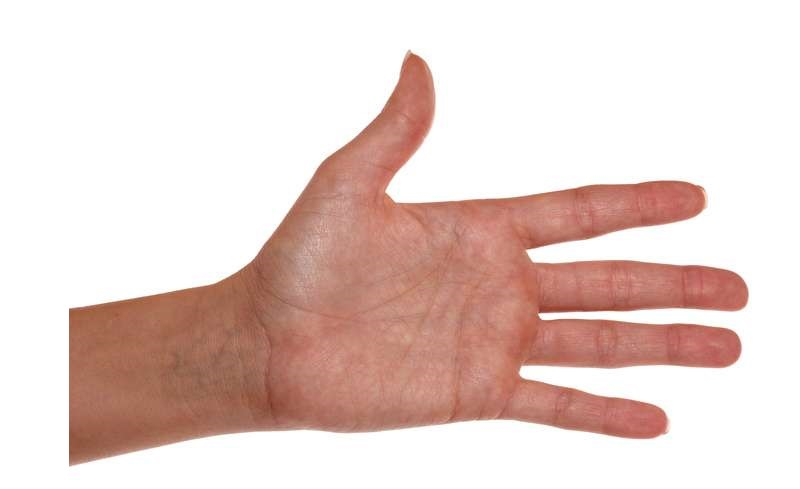
#> input picture PDI/gabaritos/CCF 394 - CONTORNOS/maoaberta.png, 800 x 489 px
$ python 'ccf394 detecçao de contorno utilizando algoritmo por fronteira.py'
#> lines starting #> are read from the running program, lines starting #| are printed output that depends on the picture; after the words box and inside, x2 and y2 are one past the last pixel; in counts of white or black regions, pixels touching at a corner belong together
import cv2
import numpy as np

# Carregar e binarizar imagem
img = cv2.imread('maoaberta.png', cv2.IMREAD_GRAYSCALE)
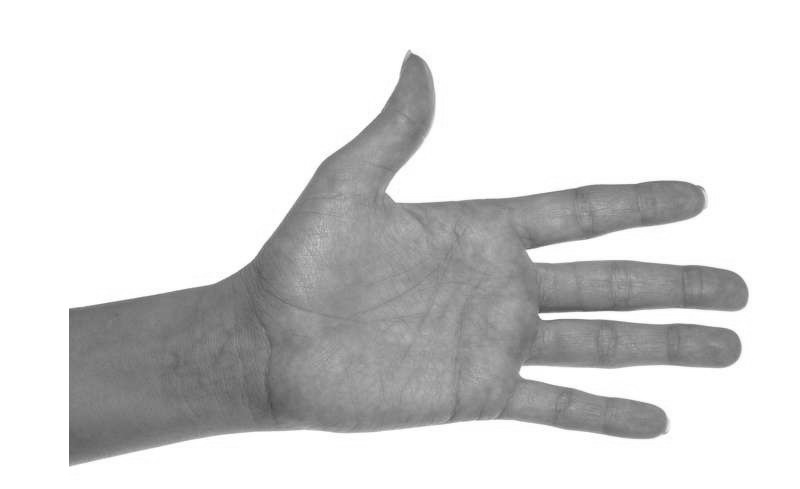
#> img: shape (489, 800); min 71, max 255, mean 215.2
_, binary = cv2.threshold(img, 127, 255, cv2.THRESH_BINARY)
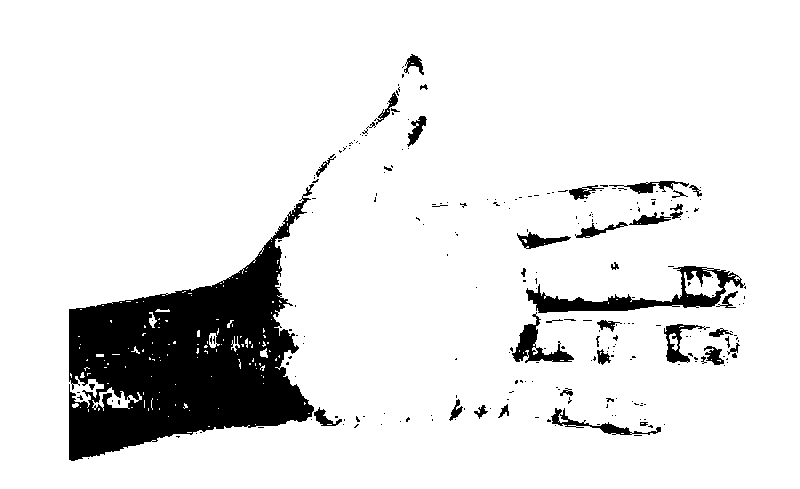
#> binary: shape (489, 800); 89.3% white; 248 black regions (206 under 20 px), largest, box (x1, y1, x2, y2) and area: (69, 184, 314, 461) 32111, (526, 266, 745, 313) 2835, (512, 312, 574, 363) 979
_, binary = cv2.threshold(img, 0, 255, cv2.THRESH_BINARY_INV + cv2.THRESH_OTSU)
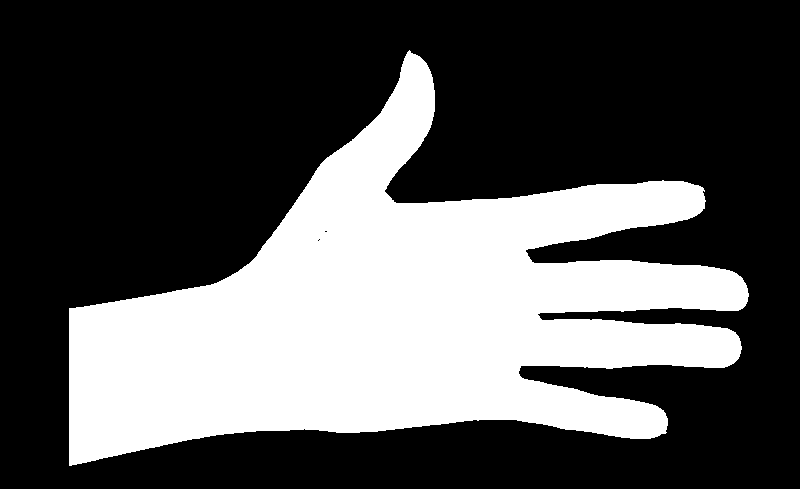
#> binary: shape (489, 800); 33.7% white; 1 white region, box (x1, y1, x2, y2) and area: (69, 50, 749, 466) 131670
kernel = np.ones((3, 3), np.uint8)
binary = cv2.dilate(binary, kernel, iterations=1)
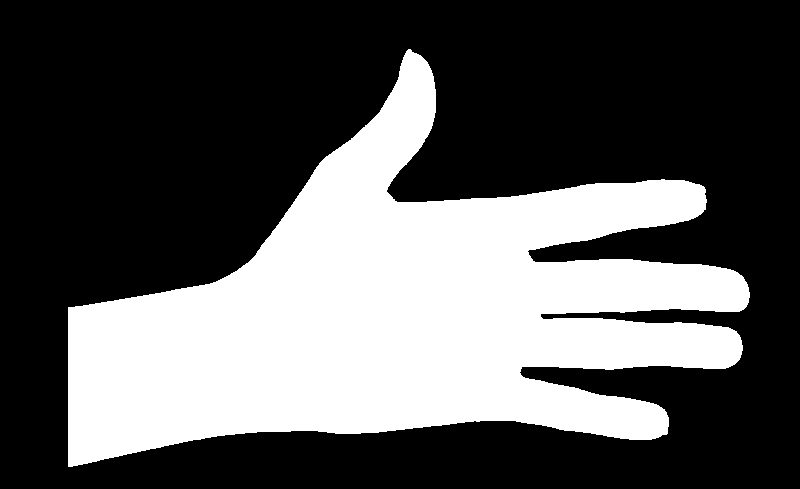
#> binary: shape (489, 800); 34.6% white; 1 white region, box (x1, y1, x2, y2) and area: (68, 49, 750, 467) 135168
# Dimensões da imagem
h, w = binary.shape
#> h = 489; w = 800

# Direções para os 8 vizinhos (sentido horário)
directions = [(-1, -1), (0, -1), (1, -1), (1, 0),
              (1, 1), (0, 1), (-1, 1), (-1, 0)]

def dentro(x, y):
    return 0 <= x < w and 0 <= y < h

def encontrar_contorno(img_bin):
    contorno = []
    visitado = np.zeros_like(img_bin, dtype=bool)

    # Encontrar o primeiro pixel branco (255)
    for y in range(h):
        for x in range(w):
            if img_bin[y, x] == 255 and not visitado[y, x]:
                atual = (x, y)
                start = atual
                contorno.append(atual)
                visitado[y, x] = True
                dir_ant = 7  # direção inicial arbitrária

                while True:
                    achou = False
                    # Começar a busca a partir da direção anterior
                    for i in range(8):
                        idx = (dir_ant + i) % 8
                        dx, dy = directions[idx]
                        nx, ny = atual[0] + dx, atual[1] + dy

                        if dentro(nx, ny) and img_bin[ny, nx] == 255 and not visitado[ny, nx]:
                            atual = (nx, ny)
                            contorno.append(atual)
                            visitado[ny, nx] = True
                            dir_ant = (idx + 5) % 8  # novo ponto, nova direção base
                            achou = True
                            break
                    if not achou or atual == start:
                        break
                return contorno
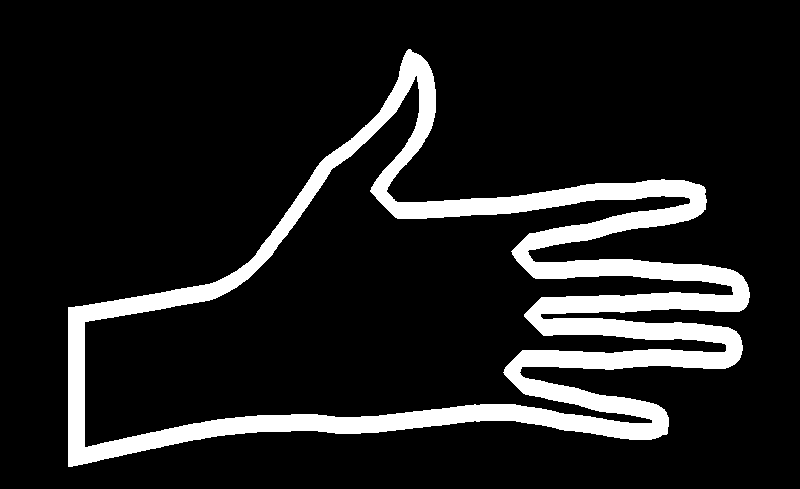
#> visitado: shape (489, 800) bool; 12.3% white; 1 white region, box (x1, y1, x2, y2) and area: (68, 49, 750, 467) 47989
    return contorno

# Aplicar detecção de contorno
contorno = encontrar_contorno(binary)
#> contorno = 47989 items

# Desenhar contorno
output = cv2.cvtColor(binary, cv2.COLOR_GRAY2BGR)
for i in range(len(contorno)):
    cv2.circle(output, contorno[i], 1, (0, 255, 0), -1)
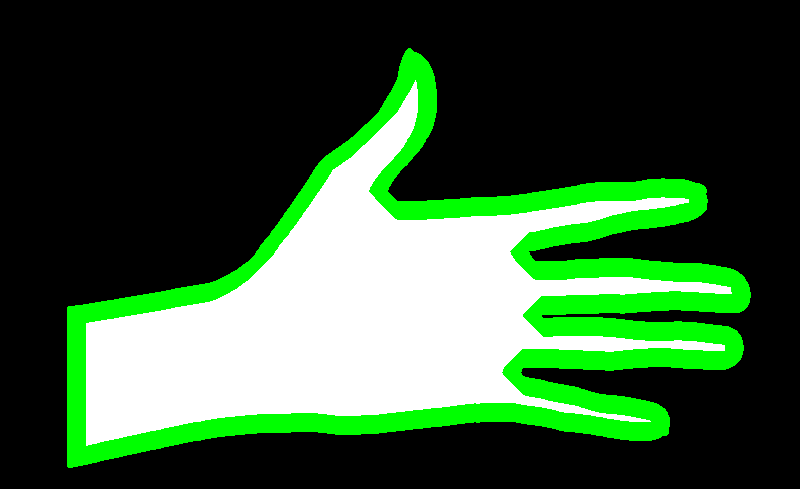
#> output: shape (489, 800, 3); mean B, G, R 55.1, 90, 55.1

# Mostrar resultado
cv2.imshow("Contorno por algoritmo de fronteira", output)
cv2.waitKey(0)
cv2.destroyAllWindows()

$ run again, with PDI/gabaritos/CCF 394 - CONTORNOS/boomerang.png copied over PDI/gabaritos/CCF 394 - CONTORNOS/maoaberta.png
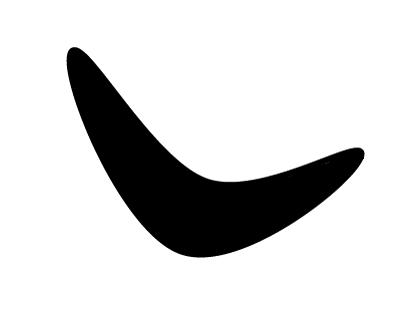
#> input picture PDI/gabaritos/CCF 394 - CONTORNOS/boomerang.png, 418 x 325 px
#> after the loop in encontrar_contorno, `for y in range(h):`:
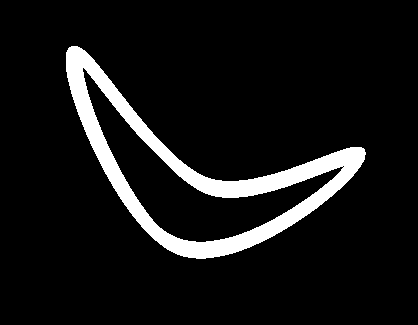
#> visitado: shape (325, 418) bool; 8.5% white; 1 white region, box (x1, y1, x2, y2) and area: (66, 46, 366, 259) 11597
#> `contorno = encontrar_contorno(binary)`: contorno = 11597 pairs, first value 66 to 365, second value 46 to 258
#> after the loop `for i in range(len(contorno)):`:
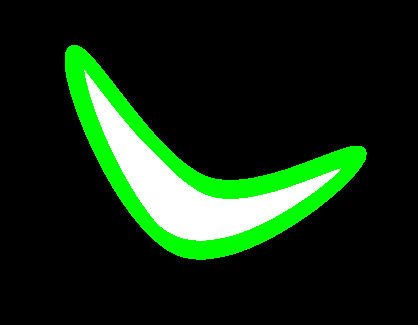
#> output: shape (325, 418, 3); mean B, G, R 18.3, 42.6, 18.3

$ run again, with PDI/gabaritos/CCF 394 - CONTORNOS/douglas-peucker.png copied over PDI/gabaritos/CCF 394 - CONTORNOS/maoaberta.png
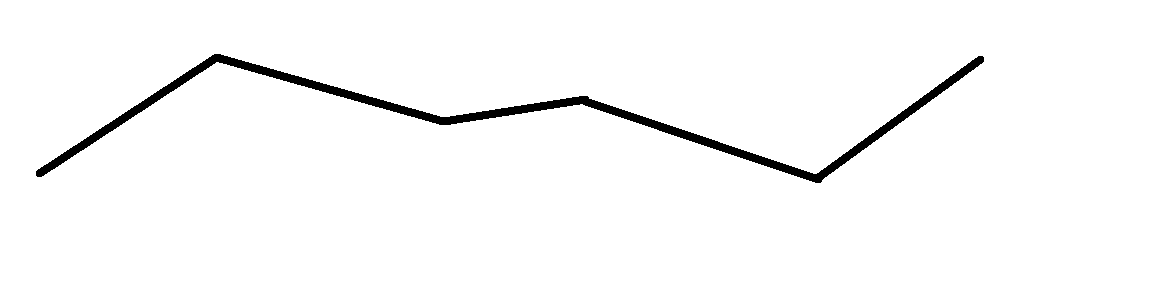
#> input picture PDI/gabaritos/CCF 394 - CONTORNOS/douglas-peucker.png, 1162 x 305 px
#> img: shape (305, 1162); 97.6% white; 1 black region, box (x1, y1, x2, y2) and area: (36, 54, 984, 183) 8353
#> after the loop in encontrar_contorno, `for y in range(h):`:
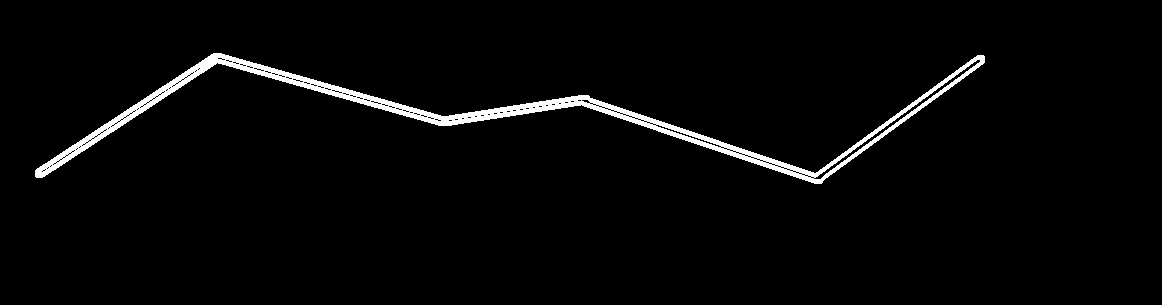
#> visitado: shape (305, 1162) bool; 2.8% white; 1 white region, box (x1, y1, x2, y2) and area: (35, 53, 985, 184) 9864
#> `contorno = encontrar_contorno(binary)`: contorno = 9864 pairs, first value 35 to 984, second value 53 to 183
#> after the loop `for i in range(len(contorno)):`:
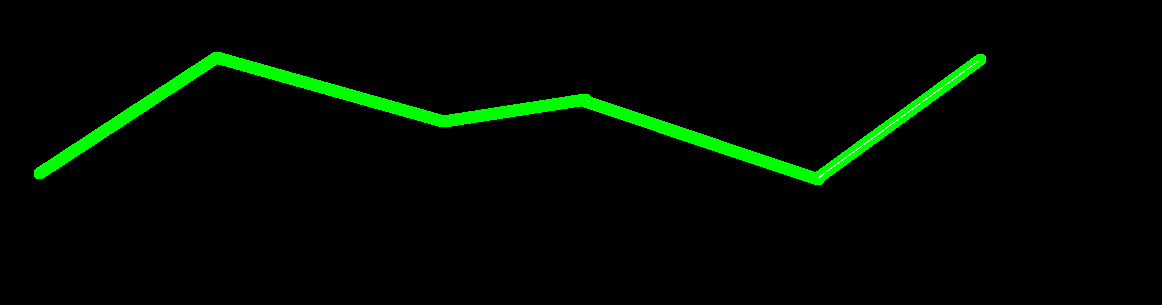
#> output: shape (305, 1162, 3); mean B, G, R 0.2, 9.3, 0.2

$ run again, with PDI/gabaritos/CCF 394 - CONTORNOS/figuraAngulo.png copied over PDI/gabaritos/CCF 394 - CONTORNOS/maoaberta.png
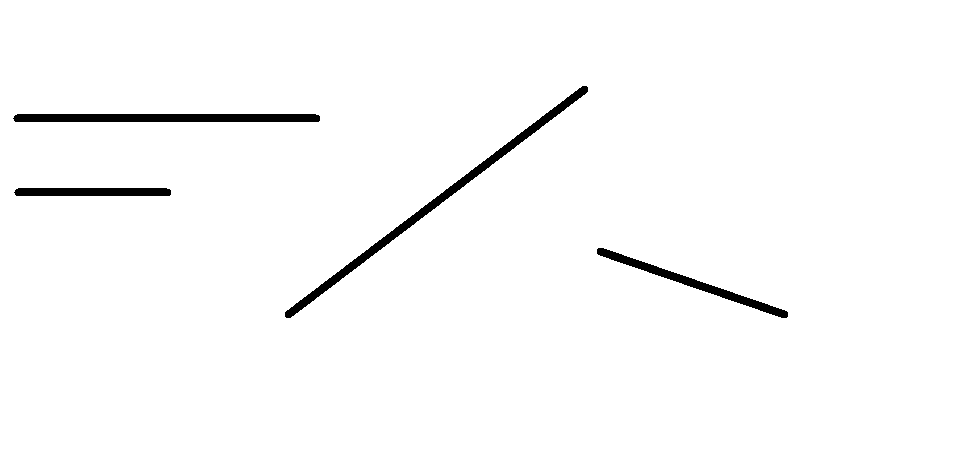
#> input picture PDI/gabaritos/CCF 394 - CONTORNOS/figuraAngulo.png, 974 x 464 px
#> img: shape (464, 974); 98.2% white; 4 black regions, box (x1, y1, x2, y2) and area: (285, 86, 588, 318) 2996, (13, 114, 320, 122) 2438, (597, 248, 788, 318) 1598, (14, 188, 171, 196) 1238
#> after the loop in encontrar_contorno, `for y in range(h):`:
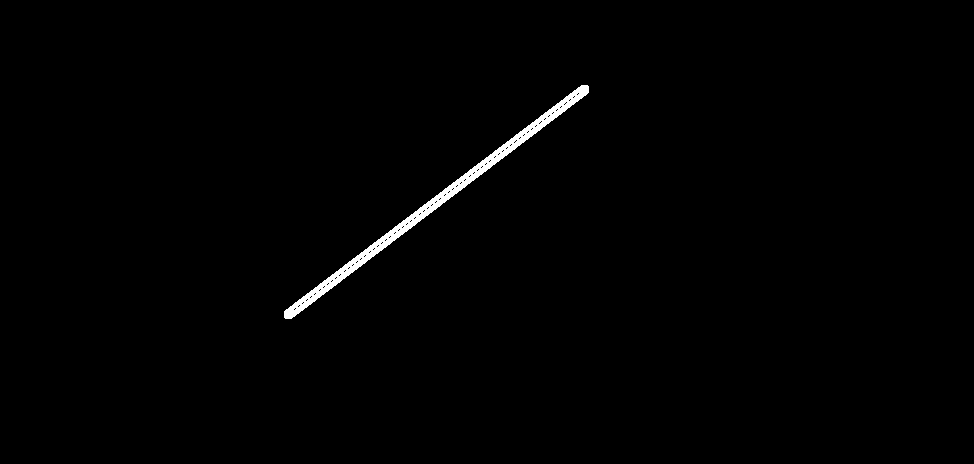
#> visitado: shape (464, 974) bool; 0.87% white; 1 white region, box (x1, y1, x2, y2) and area: (284, 85, 589, 319) 3929
#> `contorno = encontrar_contorno(binary)`: contorno = 3929 pairs, first value 284 to 588, second value 85 to 318
#> after the loop `for i in range(len(contorno)):`:
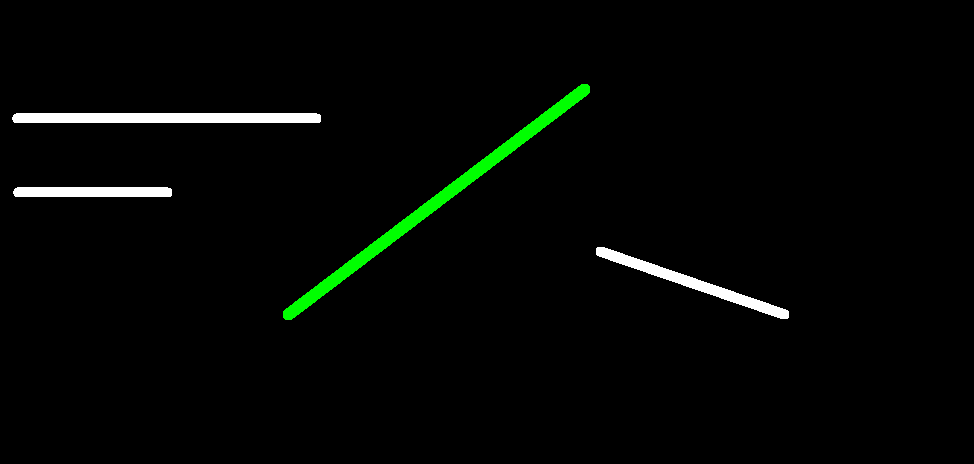
#> output: shape (464, 974, 3); mean B, G, R 3.8, 6.5, 3.8
